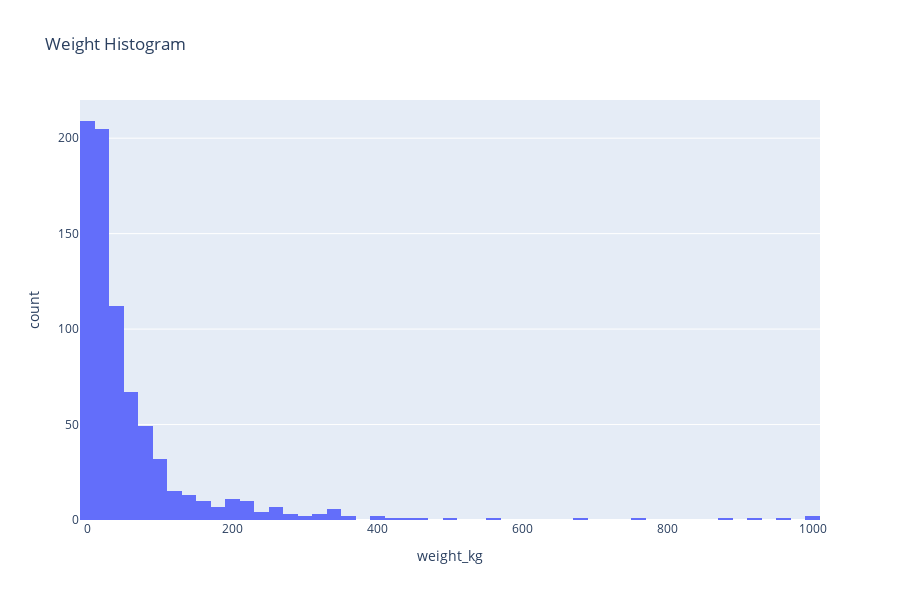

The cell this chart's notebook holds for it:
### Markdown cell above
## Histograms

### Code cell
px.histogram(
    df_info,
    x="weight_kg",
    height=600,
    title="Weight Histogram",
)

### Figure 1 — Plotly figure (JSON) as saved in the notebook; plotly's stock layout.template omitted (floating-point values rounded to 4 significant figures; data arrays with more than 128 entries replaced by an {"elided": "..."} marker saying what was removed)
{"data": [{"alignmentgroup": "True", "bingroup": "x", "hovertemplate": "weight_kg=%{x}<br>count=%{y}<extra></extra>", "legendgroup": "", "marker": {"color": "#636efa", "pattern": {"shape": ""}}, "name": "", "offsetgroup": "", "orientation": "v", "showlegend": false, "type": "histogram", "x": {"elided": "801 float values"}, "xaxis": "x", "yaxis": "y"}], "layout": {"barmode": "relative", "height": 600, "legend": {"tracegroupgap": 0}, "title": {"text": "Weight Histogram"}, "xaxis": {"anchor": "y", "domain": [0, 1], "title": {"text": "weight_kg"}}, "yaxis": {"anchor": "x", "domain": [0, 1], "title": {"text": "count"}}}}
